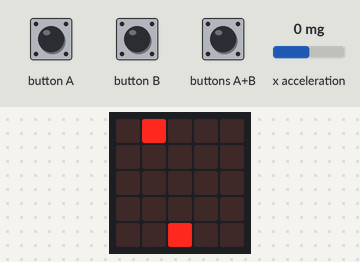
Bench run of a program on a simulated BBC micro:bit (MakeCode). Shown: the board's 5×5 LED display. Inputs (shaded band) come from the test bench; at power-on: x acceleration 0 mg. Random numbers come from a fixed seed; the run ends where the board's game-over animation would start. At 9.1 s the program stops and its outputs stay as they are.

Above: at 1.5 s.
1.6 s: button A pressed for 0.15 s
At 1.9 s:
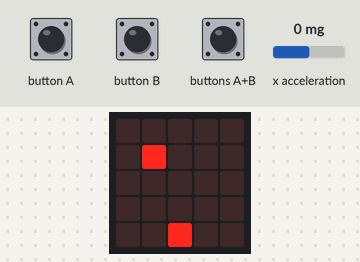
2.3 s: x acceleration set to -1440 mg
At 2.5 s:
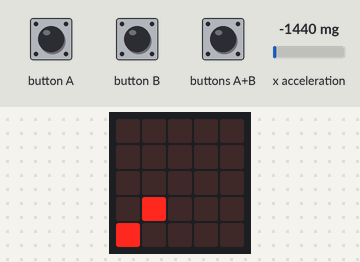
5.0 s: x acceleration set to 0 mg
At 6.11 s:
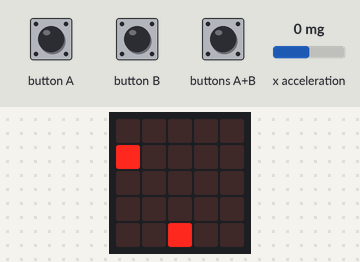
7.7 s: buttons A+B pressed for 0.15 s
At 8.4 s:
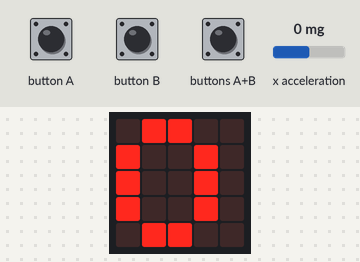
Timing chart, 0 to 10.6 s (numbered marks = the images above; inputs shaded):
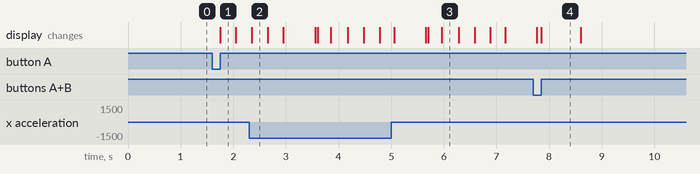

Measured:
- after the input at 1.6 s, the display: changes after 0.15 s (image 1)
- what the display in image 4 shows lasts 0.7 s, from 7.9 s to 8.6 s

The program:

main.ts
```typescript
let speed_X = 0
let play = 0
let time = 0
let basket : game.LedSprite = null
let egg : game.LedSprite = null
egg = game.createSprite(randint(0, 4), 0)
basket = game.createSprite(2, 4)
time = 300
let score = 0
play = 1
basic.pause(time)
input.onButtonPressed(Button.A, function on_button_pressed_a() {

    while (play == 1) {
        egg.change(LedSpriteProperty.Y, 1)
        basic.pause(time)
        speed_X = input.acceleration(Dimension.X)
        basket.set(LedSpriteProperty.X, 2 + Math.min(2, Math.max(-2, Math.round(speed_X / 200))))
        if (egg.get(LedSpriteProperty.Y) == 4) {
            if (basket.isTouching(egg)) {
                game.addScore(1)
            } else {
                basic.showIcon(IconNames.No)
            }

            egg.set(LedSpriteProperty.Y, 0)
            egg.set(LedSpriteProperty.X, randint(0, 4))
            basic.pause(time)
        }

    }
})
input.onButtonPressed(Button.AB, function on_button_pressed_ab() {

    play = 0
    basic.showNumber(game.score())
    basic.pause(500)
    game.gameOver()
})
```

test.ts
```typescript
// здесь помещаются тесты; они не будут скомпилированы, пока пакет используется в качестве расширения.
```
